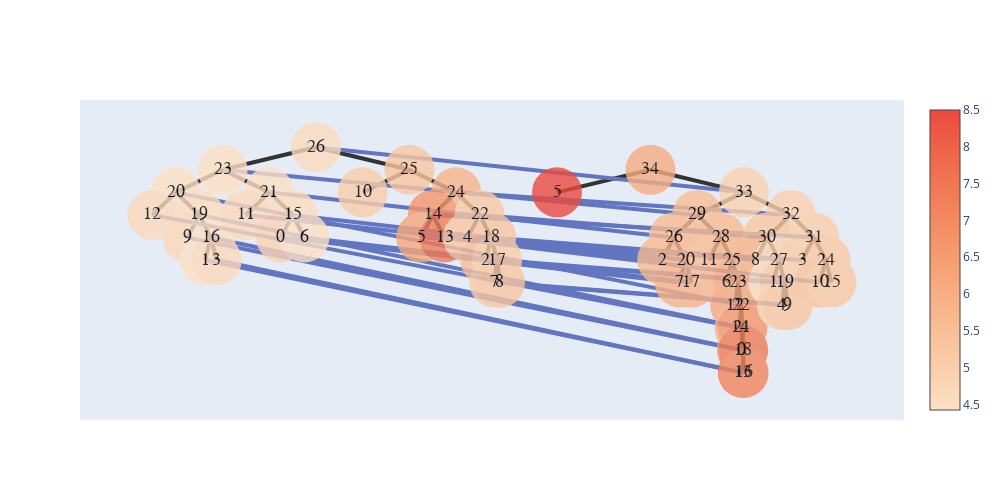

Source (notebook cell):
### Code cell
alignment_process_st(cell_path1,cell_path2,celltype_path1,celltype_path2,celltype_column1,celltype_column2,folder_path1,folder_path2,radius1,radius2,c1,c2,epoches1,epoches2)

### Figure 1 — Plotly figure (JSON) as saved in the notebook; plotly's stock layout.template omitted (floating-point values rounded to 4 significant figures)
{"data": [{"hoverinfo": "text", "hovertext": ["connect 33", "connect 29", "connect 22", "connect 14", "connect 21", "connect 0", "connect 18", "connect 16", "connect 13", "connect 26", "connect 2", "connect 20", "connect 7", "connect 17", "connect Empty", "connect Empty", "connect 32", "connect 31", "connect 3", "connect 10", "connect 30", "connect 8", "connect 27", "connect 1", "connect 19", "connect 4", "connect 9", "connect Empty", "connect Empty", "connect 26", "connect 23", "connect 21", "connect 11", "connect 15", "connect 0", "connect 6", "connect Empty", "connect Empty", "connect Empty", "connect Empty", "connect Empty", "connect Empty", "connect 20", "connect 12", "connect 19", "connect 9", "connect 16", "connect 3", "connect 1", "connect 24", "connect 22", "connect 4", "connect 18", "connect 2", "connect 17", "connect 7", "connect 8", "connect 14", "connect 5", "connect Empty", "connect 13", "connect Empty"], "marker": {"color": [4.599, 4.423, 4.463, 4.617, 4.534, 4.713, 4.466, 4.427, 4.618, 4.44, 4.621, 4.552, 4.797, 4.429, 5.223, 4.994, 5.767, 6.656, 6.195, 7.374, 5.16, 5.23, 5.248, 5.553, 5.036, 5.013, 5.219, 6.061, 8.502, 4.922, 5.499, 5.604, 5.658, 5.708, 5.824, 5.857, 5.607, 5.557, 5.818, 5.73, 6.072, 6.156, 6.179, 5.847, 6.717, 6.239, 7.362, 7.82, 7.131, 4.932, 5.215, 5.831, 4.809, 4.696, 5.075, 5.021, 5.252, 4.964, 5.011, 5.136, 5.382, 5.18], "colorscale": [[0, "rgb(253, 224, 197)"], [0.1667, "rgb(250, 203, 166)"], [0.3333, "rgb(248, 181, 139)"], [0.5, "rgb(245, 158, 114)"], [0.6667, "rgb(242, 133, 93)"], [0.8333, "rgb(239, 106, 76)"], [1, "rgb(235, 74, 64)"]], "showscale": true, "size": 50, "symbol": "circle-dot"}, "mode": "markers+text", "opacity": 0.8, "text": ["26", "23", "20", "12", "19", "9", "16", "1", "3", "21", "11", "15", "0", "6", "25", "10", "24", "14", "5", "13", "22", "4", "18", "2", "17", "7", "8", "34", "5", "33", "29", "26", "2", "20", "7", "17", "28", "11", "25", "6", "23", "12", "22", "14", "21", "0", "18", "13", "16", "32", "30", "8", "27", "1", "19", "4", "9", "31", "3", "24", "10", "15"], "textfont": {"color": "#000000", "family": "sans serif", "size": 18}, "type": "scatter", "x": [10.5, 5.75, 3.375, 2.188, 4.562, 3.969, 5.156, 4.859, 5.453, 8.125, 6.938, 9.312, 8.719, 9.906, 15.25, 12.88, 17.62, 16.44, 15.84, 17.03, 18.81, 18.22, 19.41, 19.11, 19.7, 19.55, 19.85, 27.5, 22.75, 32.25, 29.88, 28.69, 28.09, 29.28, 28.98, 29.58, 31.06, 30.47, 31.66, 31.36, 31.95, 31.8, 32.1, 32.03, 32.18, 32.14, 32.21, 32.19, 32.23, 34.62, 33.44, 32.84, 34.03, 33.73, 34.33, 34.18, 34.48, 35.81, 35.22, 36.41, 36.11, 36.7], "y": [5, 3.5, 2, 0.5, 0.5, -1, -1, -2.5, -2.5, 2, 0.5, 0.5, -1, -1, 3.5, 2, 2, 0.5, -1, -1, 0.5, -1, -1, -2.5, -2.5, -4, -4, 3.5, 2, 2, 0.5, -1, -2.5, -2.5, -4, -4, -1, -2.5, -2.5, -4, -4, -5.5, -5.5, -7, -7, -8.5, -8.5, -10, -10, 0.5, -1, -2.5, -2.5, -4, -4, -5.5, -5.5, -1, -2.5, -2.5, -4, -4]}], "layout": {"height": 500, "shapes": [{"layer": "below", "line": {"color": "#333", "width": 4}, "type": "line", "x0": 10.5, "x1": 10.5, "y0": 5, "y1": 5}, {"layer": "below", "line": {"color": "#333", "width": 4}, "type": "line", "x0": 10.5, "x1": 5.75, "y0": 5, "y1": 3.5}, {"layer": "below", "line": {"color": "#333", "width": 4}, "type": "line", "x0": 5.75, "x1": 3.375, "y0": 3.5, "y1": 2}, {"layer": "below", "line": {"color": "#333", "width": 4}, "type": "line", "x0": 3.375, "x1": 2.188, "y0": 2, "y1": 0.5}, {"layer": "below", "line": {"color": "#333", "width": 4}, "type": "line", "x0": 3.375, "x1": 4.562, "y0": 2, "y1": 0.5}, {"layer": "below", "line": {"color": "#333", "width": 4}, "type": "line", "x0": 4.562, "x1": 3.969, "y0": 0.5, "y1": -1}, {"layer": "below", "line": {"color": "#333", "width": 4}, "type": "line", "x0": 4.562, "x1": 5.156, "y0": 0.5, "y1": -1}, {"layer": "below", "line": {"color": "#333", "width": 4}, "type": "line", "x0": 5.156, "x1": 4.859, "y0": -1, "y1": -2.5}, {"layer": "below", "line": {"color": "#333", "width": 4}, "type": "line", "x0": 5.156, "x1": 5.453, "y0": -1, "y1": -2.5}, {"layer": "below", "line": {"color": "#333", "width": 4}, "type": "line", "x0": 5.75, "x1": 8.125, "y0": 3.5, "y1": 2}, {"layer": "below", "line": {"color": "#333", "width": 4}, "type": "line", "x0": 8.125, "x1": 6.938, "y0": 2, "y1": 0.5}, {"layer": "below", "line": {"color": "#333", "width": 4}, "type": "line", "x0": 8.125, "x1": 9.312, "y0": 2, "y1": 0.5}, {"layer": "below", "line": {"color": "#333", "width": 4}, "type": "line", "x0": 9.312, "x1": 8.719, "y0": 0.5, "y1": -1}, {"layer": "below", "line": {"color": "#333", "width": 4}, "type": "line", "x0": 9.312, "x1": 9.906, "y0": 0.5, "y1": -1}, {"layer": "below", "line": {"color": "#333", "width": 4}, "type": "line", "x0": 10.5, "x1": 15.25, "y0": 5, "y1": 3.5}, {"layer": "below", "line": {"color": "#333", "width": 4}, "type": "line", "x0": 15.25, "x1": 12.88, "y0": 3.5, "y1": 2}, {"layer": "below", "line": {"color": "#333", "width": 4}, "type": "line", "x0": 15.25, "x1": 17.62, "y0": 3.5, "y1": 2}, {"layer": "below", "line": {"color": "#333", "width": 4}, "type": "line", "x0": 17.62, "x1": 16.44, "y0": 2, "y1": 0.5}, {"layer": "below", "line": {"color": "#333", "width": 4}, "type": "line", "x0": 16.44, "x1": 15.84, "y0": 0.5, "y1": -1}, {"layer": "below", "line": {"color": "#333", "width": 4}, "type": "line", "x0": 16.44, "x1": 17.03, "y0": 0.5, "y1": -1}, {"layer": "below", "line": {"color": "#333", "width": 4}, "type": "line", "x0": 17.62, "x1": 18.81, "y0": 2, "y1": 0.5}, {"layer": "below", "line": {"color": "#333", "width": 4}, "type": "line", "x0": 18.81, "x1": 18.22, "y0": 0.5, "y1": -1}, {"layer": "below", "line": {"color": "#333", "width": 4}, "type": "line", "x0": 18.81, "x1": 19.41, "y0": 0.5, "y1": -1}, {"layer": "below", "line": {"color": "#333", "width": 4}, "type": "line", "x0": 19.41, "x1": 19.11, "y0": -1, "y1": -2.5}, {"layer": "below", "line": {"color": "#333", "width": 4}, "type": "line", "x0": 19.41, "x1": 19.7, "y0": -1, "y1": -2.5}, {"layer": "below", "line": {"color": "#333", "width": 4}, "type": "line", "x0": 19.7, "x1": 19.55, "y0": -2.5, "y1": -4}, {"layer": "below", "line": {"color": "#333", "width": 4}, "type": "line", "x0": 19.7, "x1": 19.85, "y0": -2.5, "y1": -4}, {"layer": "below", "line": {"color": "#333", "width": 4}, "type": "line", "x0": 27.5, "x1": 27.5, "y0": 3.5, "y1": 3.5}, {"layer": "below", "line": {"color": "#333", "width": 4}, "type": "line", "x0": 27.5, "x1": 22.75, "y0": 3.5, "y1": 2}, {"layer": "below", "line": {"color": "#333", "width": 4}, "type": "line", "x0": 27.5, "x1": 32.25, "y0": 3.5, "y1": 2}, {"layer": "below", "line": {"color": "#333", "width": 4}, "type": "line", "x0": 32.25, "x1": 29.88, "y0": 2, "y1": 0.5}, {"layer": "below", "line": {"color": "#333", "width": 4}, "type": "line", "x0": 29.88, "x1": 28.69, "y0": 0.5, "y1": -1}, {"layer": "below", "line": {"color": "#333", "width": 4}, "type": "line", "x0": 28.69, "x1": 28.09, "y0": -1, "y1": -2.5}, {"layer": "below", "line": {"color": "#333", "width": 4}, "type": "line", "x0": 28.69, "x1": 29.28, "y0": -1, "y1": -2.5}, {"layer": "below", "line": {"color": "#333", "width": 4}, "type": "line", "x0": 29.28, "x1": 28.98, "y0": -2.5, "y1": -4}, {"layer": "below", "line": {"color": "#333", "width": 4}, "type": "line", "x0": 29.28, "x1": 29.58, "y0": -2.5, "y1": -4}, {"layer": "below", "line": {"color": "#333", "width": 4}, "type": "line", "x0": 29.88, "x1": 31.06, "y0": 0.5, "y1": -1}, {"layer": "below", "line": {"color": "#333", "width": 4}, "type": "line", "x0": 31.06, "x1": 30.47, "y0": -1, "y1": -2.5}, {"layer": "below", "line": {"color": "#333", "width": 4}, "type": "line", "x0": 31.06, "x1": 31.66, "y0": -1, "y1": -2.5}, {"layer": "below", "line": {"color": "#333", "width": 4}, "type": "line", "x0": 31.66, "x1": 31.36, "y0": -2.5, "y1": -4}, {"layer": "below", "line": {"color": "#333", "width": 4}, "type": "line", "x0": 31.66, "x1": 31.95, "y0": -2.5, "y1": -4}, {"layer": "below", "line": {"color": "#333", "width": 4}, "type": "line", "x0": 31.95, "x1": 31.8, "y0": -4, "y1": -5.5}, {"layer": "below", "line": {"color": "#333", "width": 4}, "type": "line", "x0": 31.95, "x1": 32.1, "y0": -4, "y1": -5.5}, {"layer": "below", "line": {"color": "#333", "width": 4}, "type": "line", "x0": 32.1, "x1": 32.03, "y0": -5.5, "y1": -7}, {"layer": "below", "line": {"color": "#333", "width": 4}, "type": "line", "x0": 32.1, "x1": 32.18, "y0": -5.5, "y1": -7}, {"layer": "below", "line": {"color": "#333", "width": 4}, "type": "line", "x0": 32.18, "x1": 32.14, "y0": -7, "y1": -8.5}, {"layer": "below", "line": {"color": "#333", "width": 4}, "type": "line", "x0": 32.18, "x1": 32.21, "y0": -7, "y1": -8.5}, {"layer": "below", "line": {"color": "#333", "width": 4}, "type": "line", "x0": 32.21, "x1": 32.19, "y0": -8.5, "y1": -10}, {"layer": "below", "line": {"color": "#333", "width": 4}, "type": "line", "x0": 32.21, "x1": 32.23, "y0": -8.5, "y1": -10}, {"layer": "below", "line": {"color": "#333", "width": 4}, "type": "line", "x0": 32.25, "x1": 34.62, "y0": 2, "y1": 0.5}, {"layer": "below", "line": {"color": "#333", "width": 4}, "type": "line", "x0": 34.62, "x1": 33.44, "y0": 0.5, "y1": -1}, {"layer": "below", "line": {"color": "#333", "width": 4}, "type": "line", "x0": 33.44, "x1": 32.84, "y0": -1, "y1": -2.5}, {"layer": "below", "line": {"color": "#333", "width": 4}, "type": "line", "x0": 33.44, "x1": 34.03, "y0": -1, "y1": -2.5}, {"layer": "below", "line": {"color": "#333", "width": 4}, "type": "line", "x0": 34.03, "x1": 33.73, "y0": -2.5, "y1": -4}, {"layer": "below", "line": {"color": "#333", "width": 4}, "type": "line", "x0": 34.03, "x1": 34.33, "y0": -2.5, "y1": -4}, {"layer": "below", "line": {"color": "#333", "width": 4}, "type": "line", "x0": 34.33, "x1": 34.18, "y0": -4, "y1": -5.5}, {"layer": "below", "line": {"color": "#333", "width": 4}, "type": "line", "x0": 34.33, "x1": 34.48, "y0": -4, "y1": -5.5}, {"layer": "below", "line": {"color": "#333", "width": 4}, "type": "line", "x0": 34.62, "x1": 35.81, "y0": 0.5, "y1": -1}, {"layer": "below", "line": {"color": "#333", "width": 4}, "type": "line", "x0": 35.81, "x1": 35.22, "y0": -1, "y1": -2.5}, {"layer": "below", "line": {"color": "#333", "width": 4}, "type": "line", "x0": 35.81, "x1": 36.41, "y0": -1, "y1": -2.5}, {"layer": "below", "line": {"color": "#333", "width": 4}, "type": "line", "x0": 36.41, "x1": 36.11, "y0": -2.5, "y1": -4}, {"layer": "below", "line": {"color": "#333", "width": 4}, "type": "line", "x0": 36.41, "x1": 36.7, "y0": -2.5, "y1": -4}, {"layer": "below", "line": {"color": "#6175c1", "width": 4}, "type": "line", "x0": 10.5, "x1": 32.25, "y0": 5, "y1": 2}, {"layer": "below", "line": {"color": "#6175c1", "width": 4}, "type": "line", "x0": 17.62, "x1": 34.62, "y0": 2, "y1": 0.5}, {"layer": "below", "line": {"color": "#6175c1", "width": 4}, "type": "line", "x0": 18.81, "x1": 33.44, "y0": 0.5, "y1": -1}, {"layer": "below", "line": {"color": "#6175c1", "width": 4}, "type": "line", "x0": 19.41, "x1": 34.03, "y0": -1, "y1": -2.5}, {"layer": "below", "line": {"color": "#6175c1", "width": 4}, "type": "line", "x0": 19.7, "x1": 34.33, "y0": -2.5, "y1": -4}, {"layer": "below", "line": {"color": "#6175c1", "width": 4}, "type": "line", "x0": 19.85, "x1": 34.48, "y0": -4, "y1": -5.5}, {"layer": "below", "line": {"color": "#6175c1", "width": 4}, "type": "line", "x0": 19.55, "x1": 34.18, "y0": -4, "y1": -5.5}, {"layer": "below", "line": {"color": "#6175c1", "width": 4}, "type": "line", "x0": 19.11, "x1": 33.73, "y0": -2.5, "y1": -4}, {"layer": "below", "line": {"color": "#6175c1", "width": 4}, "type": "line", "x0": 18.22, "x1": 32.84, "y0": -1, "y1": -2.5}, {"layer": "below", "line": {"color": "#6175c1", "width": 4}, "type": "line", "x0": 16.44, "x1": 35.81, "y0": 0.5, "y1": -1}, {"layer": "below", "line": {"color": "#6175c1", "width": 4}, "type": "line", "x0": 17.03, "x1": 36.11, "y0": -1, "y1": -4}, {"layer": "below", "line": {"color": "#6175c1", "width": 4}, "type": "line", "x0": 15.84, "x1": 35.22, "y0": -1, "y1": -2.5}, {"layer": "below", "line": {"color": "#6175c1", "width": 4}, "type": "line", "x0": 5.75, "x1": 29.88, "y0": 3.5, "y1": 0.5}, {"layer": "below", "line": {"color": "#6175c1", "width": 4}, "type": "line", "x0": 3.375, "x1": 32.1, "y0": 2, "y1": -5.5}, {"layer": "below", "line": {"color": "#6175c1", "width": 4}, "type": "line", "x0": 4.562, "x1": 32.18, "y0": 0.5, "y1": -7}, {"layer": "below", "line": {"color": "#6175c1", "width": 4}, "type": "line", "x0": 5.156, "x1": 32.21, "y0": -1, "y1": -8.5}, {"layer": "below", "line": {"color": "#6175c1", "width": 4}, "type": "line", "x0": 5.453, "x1": 32.19, "y0": -2.5, "y1": -10}, {"layer": "below", "line": {"color": "#6175c1", "width": 4}, "type": "line", "x0": 4.859, "x1": 32.23, "y0": -2.5, "y1": -10}, {"layer": "below", "line": {"color": "#6175c1", "width": 4}, "type": "line", "x0": 3.969, "x1": 32.14, "y0": -1, "y1": -8.5}, {"layer": "below", "line": {"color": "#6175c1", "width": 4}, "type": "line", "x0": 2.188, "x1": 32.03, "y0": 0.5, "y1": -7}, {"layer": "below", "line": {"color": "#6175c1", "width": 4}, "type": "line", "x0": 8.125, "x1": 28.69, "y0": 2, "y1": -1}, {"layer": "below", "line": {"color": "#6175c1", "width": 4}, "type": "line", "x0": 9.312, "x1": 29.28, "y0": 0.5, "y1": -2.5}, {"layer": "below", "line": {"color": "#6175c1", "width": 4}, "type": "line", "x0": 9.906, "x1": 29.58, "y0": -1, "y1": -4}, {"layer": "below", "line": {"color": "#6175c1", "width": 4}, "type": "line", "x0": 8.719, "x1": 28.98, "y0": -1, "y1": -4}, {"layer": "below", "line": {"color": "#6175c1", "width": 4}, "type": "line", "x0": 6.938, "x1": 28.09, "y0": 0.5, "y1": -2.5}], "width": 1000, "xaxis": {"showgrid": false, "showline": false, "showticklabels": false, "zeroline": false}, "yaxis": {"showgrid": false, "showline": false, "showticklabels": false, "zeroline": false}}}
